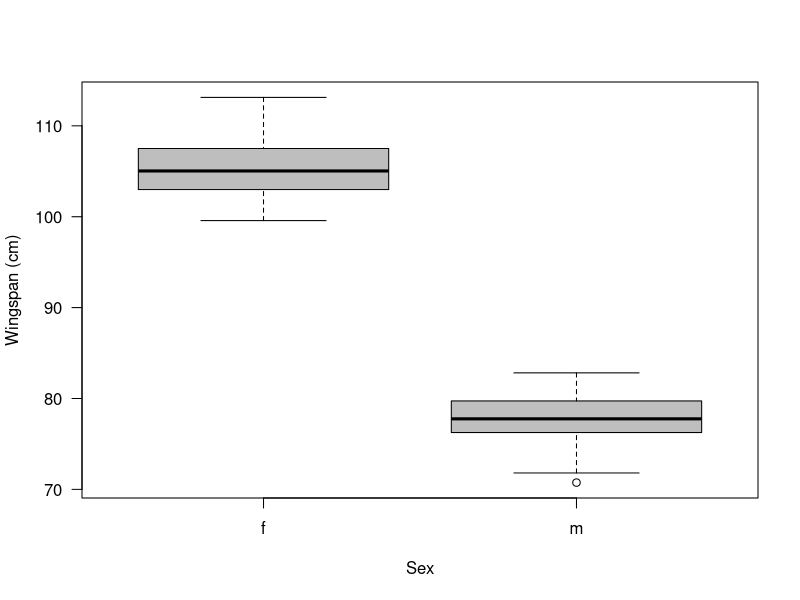
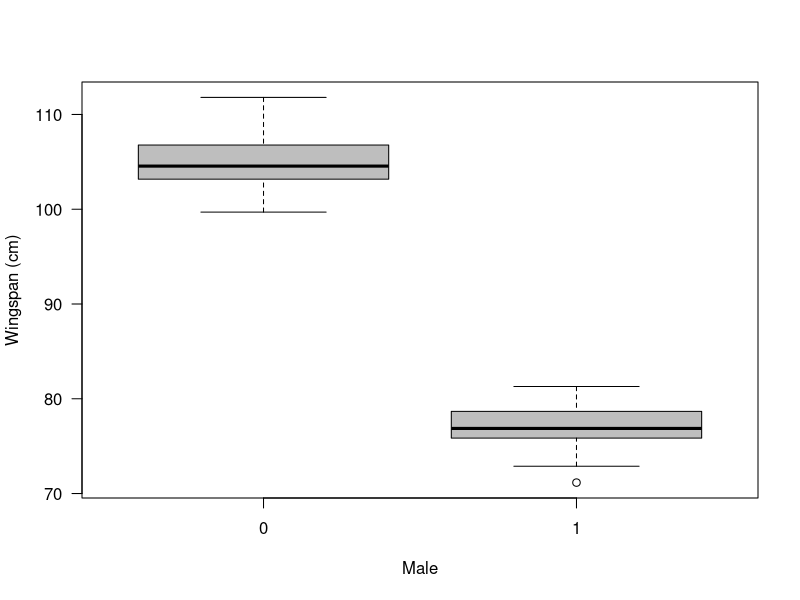

The R source for these figures, in order:
## ---- chunk 1
#Simulate the data
n1 <- 60  				# Number of females
n2 <- 40					# Number of males
mu1 <- 105					# Population mean of females
mu2 <- 77.5					# Population mean of males
sigma <- 2.75				# Average population SD of both

n <- n1+n2					# Total sample size
y1 <- rnorm(n1, mu1, sigma)		# Data for females separately
y2 <- rnorm(n2, mu2, sigma)		# Date for males separately
data1 <- data.frame(y=c(y1, y2), sex=c(rep("f",n1),rep("m",n2)))			# Aggregate both data sets
boxplot(data1$y ~ data1$sex, col = "grey", xlab = "Sex", ylab = "Wingspan (cm)", las = 1)

#This is a "means parameterization" approach to generating the data.
## ---- chunk 2
n <- n1+n2  				# Total sample size
alpha <- mu1				# Mean for females serves as the intercept
beta <- mu2-mu1				# Beta is the difference male-female
x <- rep(c(0,1), c(n1, n2))		# Indicator for male
E.y <- alpha + beta*x			# expectation
y.obs <- rnorm(n = n, mean = E.y, sd = sigma)	# Add random variation
boxplot(y.obs ~ x, col = "grey", xlab = "Male", ylab = "Wingspan (cm)", las = 1)

#You may want to repeatedly generate the data (keep re running above code) to get an idea for sampling variance

## ---- chunk 3
fit1 <- lm(data1$y ~ data1$sex)  		# Analysis with an effects parameterization
fit2 <- lm(data1$y ~ data1$sex-1) 		# Analysis with a means parameterization
summary(fit1)
summary(fit2)

#Why is there a difference between fit1 and fit2?


#What is the interpretation of the coefficients?
fit1$coefficients
fit2$coefficients

#Is there a difference in wingspan between males and females? How can you tell?

## ---- chunk 4
#Use the 'means parameterization' data (data1) within the t.test function below. Note that you can use ~ when your data is not already divided into separate vectors (as in the in-class hypothesis testing code). So the code below is saying divide variable y according to sex and test whether a difference exists.

t.test(data1$y ~ data1$sex, var.equal=TRUE)

#What is the default parameterization for t.test (means or effects)?

#Save your workspace if you want to come back to your work and not have to rerun everything.
save.image()

